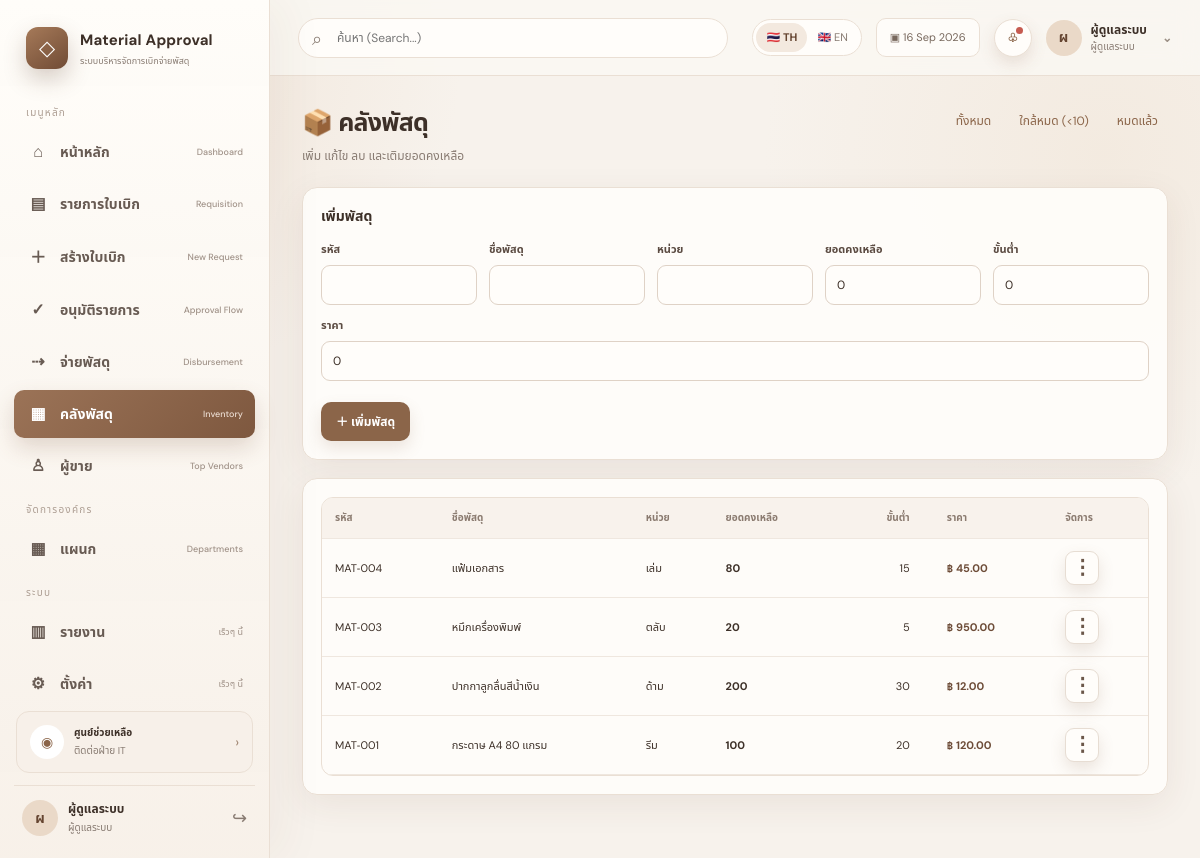
The app's page /materials.php (signed in) with its own data.
### tables this page shows
CREATE TABLE materials (
 id INT AUTO_INCREMENT PRIMARY KEY,
 code VARCHAR(50) NOT NULL UNIQUE,
 name VARCHAR(200) NOT NULL,
 unit VARCHAR(50) NOT NULL,
 stock DECIMAL(12,2) NOT NULL DEFAULT 0,
 min_stock DECIMAL(12,2) NOT NULL DEFAULT 0,
 price DECIMAL(12,2) NOT NULL DEFAULT 0,
 active TINYINT(1) NOT NULL DEFAULT 1,
 created_at TIMESTAMP DEFAULT CURRENT_TIMESTAMP
);

### lang.php (called while the page is built, shortened)
<?php
function current_lang(): string {
    return $_SESSION['lang'] ?? 'th';
}
function t(string $key, ?string $fallback=null): string {
    $lang=current_lang();
    return $dict[$key][$lang] ?? $fallback ?? $key;
}
function role_text(string $role): string {
  $m=['admin'=>['th'=>'ผู้ดูแลระบบ','en'=>'Administrator'],'requester'=>['th'=>'ผู้ขอเบิก','en'=>'Requester'],'dept_head'=>['th'=>'หัวหน้าแผนก','en'=>'Department Head'],'procurement'=>['th'=>'ฝ่ายจัดซื้อ','en'=>'Procurement'],'director'=>['th'=>'ผู้อำนวยการ','en'=>'Director'],'storekeeper'=>['th'=>'เจ้าหน้าที่คลัง','en'=>'Storekeeper']];
  return $m[$role][current_lang()] ?? $role;
}

### config.php (called while the page is built, shortened)
<?php
require_once __DIR__.'/lang.php';
function e($v): string { return htmlspecialchars((string)$v, ENT_QUOTES, 'UTF-8'); }
function fmt_number($value): string {
    $n=(float)$value;
    if (abs($n-round($n)) < 0.000001) return number_format($n,0);
    return rtrim(rtrim(number_format($n,2,'.',','),'0'),'.');
}
function user(): ?array { return $_SESSION['user'] ?? null; }

### materials.php (the view, shortened to what this page needs)
<?php
require 'config.php'; role_required(['requester','storekeeper','procurement','admin']);
$canManage=in_array(user()['role_code'],['storekeeper','admin'],true);
$pdo = db();
$msg=flash();
$sql="SELECT * FROM materials";
$sql.=" ORDER BY id DESC";
$rows=$pdo->query($sql)->fetchAll();$edit=null;if(isset($_GET['edit'])&&$canManage){$st=$pdo->prepare("SELECT * FROM materials WHERE id=?");$st->execute([(int)$_GET['edit']]);$edit=$st->fetch();}
?><!doctype html><html><head><?php include 'partials/head.php';?></head><body><?php include 'partials/nav.php';?><main class="container"><div class="page-head"><div><h2>📦 <?=current_lang()==='th'?'คลังพัสดุ':'Inventory'?></h2><p>เพิ่ม แก้ไข ลบ และเติมยอดคงเหลือ</p></div><div class="inventory-filters"><a href="materials.php" class="small-btn">ทั้งหมด</a><a href="materials.php?filter=low" class="small-btn">ใกล้หมด (&lt;10)</a><a href="materials.php?filter=out" class="small-btn">หมดแล้ว</a></div></div><?php if($msg):?><div class="alert <?=e($msg[0])?>"><?=e($msg[1])?></div><?php endif;?>
<?php if($canManage):?><form method="post" class="panel inventory-form"><input type="hidden" name="csrf" value="<?=e(csrf())?>"><input type="hidden" name="act" value="<?=$edit?'edit':'add'?>"><?php if($edit):?><input type="hidden" name="id" value="<?=$edit['id']?>"><?php endif;?><div class="panel-head"><h3><?=$edit?'แก้ไขพัสดุ':'เพิ่มพัสดุ'?></h3></div><div class="row"><div><label>รหัส</label><input name="code" required value="<?=e($edit['code']??'')?>"></div><div><label>ชื่อพัสดุ</label><input name="name" required value="<?=e($edit['name']??'')?>"></div><div><label>หน่วย</label><input name="unit" required value="<?=e($edit['unit']??'')?>"></div><?php if(!$edit):?><div><label>ยอดคงเหลือ</label><input name="stock" type="number" step="0.01" min="0" inputmode="decimal" value="0"></div><?php endif;?><div><label>ขั้นต่ำ</label><input name="min_stock" type="number" step="0.01" min="0" inputmode="decimal" value="<?=e($edit['min_stock']??0)?>"></div><div><label>ราคา</label><input name="price" type="number" step="0.01" min="0" inputmode="decimal" placeholder="เช่น 120.50" value="<?=e($edit['price']??0)?>"></div></div><br><button><?=$edit?'บันทึกการแก้ไข':'＋ เพิ่มพัสดุ'?></button> <?php if($edit):?><a class="small-btn" href="materials.php">ยกเลิก</a><?php endif;?></form><?php endif;?>
<div class="panel"><div class="table-wrap"><table class="table inventory-table"><thead><tr><th>รหัส</th><th>ชื่อพัสดุ</th><th>หน่วย</th><th>ยอดคงเหลือ</th><th>ขั้นต่ำ</th><th>ราคา</th><th class="right">จัดการ</th></tr></thead><tbody><?php foreach($rows as $m):?><tr><td><?=e($m['code'])?></td><td><?=e($m['name'])?></td><td><?=e($m['unit'])?></td><td><?php $isOut=((float)$m['stock']<=0); $isLow=(!$isOut && (float)$m['stock']<10);?><b class="<?= ($isLow||$isOut)?'stock-low':'' ?>"><?=fmt_number($m['stock'])?></b></td><td><?=fmt_number($m['min_stock'])?></td><td><b class="price-value">฿ <?=number_format((float)$m['price'],2,'.',',')?></b></td><td class="right"><?php if($canManage):?><div class="action-menu"><button type="button" class="action-toggle" aria-label="จัดการ" onclick="toggleAction(this)">⋮</button></div><?php endif;?></td></tr><?php endforeach;?></tbody></table></div></div>
</main></div></div></body></html>

### partials/head.php (shortened to what this page needs)
<link rel="stylesheet" href="assets/style.css">

### partials/nav.php
<?php
$current=basename($_SERVER['PHP_SELF']); $role=user()['role_code']; $initial=mb_substr(user()['name'],0,1,'UTF-8'); $lang=current_lang();
function lang_url(string $l): string { $q=$_GET; $q['lang']=$l; return basename($_SERVER['PHP_SELF']).'?'.http_build_query($q); }
?>
<div class="app-shell">
<aside class="sidebar" id="sidebar">
  <div class="brand"><div class="brand-mark">◇</div><div><div class="brand-title">Material Approval</div><div class="brand-sub"><?= current_lang()==='th'?'ระบบบริหารจัดการเบิกจ่ายพัสดุ':'Procurement & Asset Disbursement' ?></div></div></div>
  <div class="nav-section"><?= current_lang()==='th'?'เมนูหลัก':'MAIN MENU' ?></div>
  <nav class="side-nav">
    <a href="index.php" class="<?=$current==='index.php'?'active':''?>"><span class="nav-icon">⌂</span><span><?=e(t('dashboard'))?></span><small>Dashboard</small></a>
    <a href="requests.php" class="<?=$current==='requests.php'?'active':''?>"><span class="nav-icon">▤</span><span><?=e(t('requests'))?></span><small>Requisition</small></a>
    <?php if(in_array($role,['requester','admin'],true)):?><a href="request_new.php" class="<?=$current==='request_new.php'?'active':''?>"><span class="nav-icon">＋</span><span><?=e(t('new_request'))?></span><small>New Request</small></a><?php endif;?>
    <?php if(in_array($role,['dept_head','procurement','director','admin'],true)):?><a href="approvals.php" class="<?=$current==='approvals.php'?'active':''?>"><span class="nav-icon">✓</span><span><?=e(t('approvals'))?></span><small>Approval Flow</small></a><?php endif;?>
    <?php if(in_array($role,['procurement','admin'],true)):?><a href="issue.php" class="<?=$current==='issue.php'?'active':''?>"><span class="nav-icon">⇢</span><span><?=e(t('issue'))?></span><small>Disbursement</small></a><?php endif;?>
    <a href="materials.php" class="<?=$current==='materials.php'?'active':''?>"><span class="nav-icon">▦</span><span><?=e(t('materials'))?></span><small>Inventory</small></a>
    <?php if(in_array($role,['procurement','admin'],true)):?><a href="vendors.php" class="<?=$current==='vendors.php'?'active':''?>"><span class="nav-icon">♙</span><span><?= current_lang()==='th'?'ผู้ขาย':'Vendors' ?></span><small>Top Vendors</small></a><?php endif;?>
  </nav>
  <?php if($role==='admin'):?><div class="nav-section">จัดการองค์กร</div><nav class="side-nav"><a href="departments.php" class="<?=$current==='departments.php'?'active':''?>"><span class="nav-icon">▦</span><span>แผนก</span><small>Departments</small></a></nav><?php endif;?>
  <div class="nav-section"><?=e(t('system'))?></div>
  <nav class="side-nav muted-nav"><a href="#" onclick="return false"><span class="nav-icon">▥</span><span><?=e(t('reports'))?></span><small><?=e(t('soon'))?></small></a><a href="#" onclick="return false"><span class="nav-icon">⚙</span><span><?=e(t('settings'))?></span><small><?=e(t('soon'))?></small></a></nav>
  <div class="sidebar-bottom"><div class="help-card"><span>◉</span><div><b><?= current_lang()==='th'?'ศูนย์ช่วยเหลือ':'Help & Support'?></b><small><?= current_lang()==='th'?'ติดต่อฝ่าย IT':'Contact IT Support'?></small></div><em>›</em></div><div class="profile-mini"><div class="avatar"><?=e($initial)?></div><div><div class="name"><?=e(user()['name'])?></div><div class="role"><?=e(role_text($role))?></div></div><a class="logout-link" href="logout.php" title="<?=e(t('logout'))?>">↪</a></div></div>
</aside>
<div class="main-area"><header class="topbar"><div class="top-left"><button class="mobile-menu" type="button" onclick="toggleSidebar()">☰</button><div class="search-box"><span>⌕</span><input type="text" placeholder="<?= current_lang()==='th'?'ค้นหา (Search...)':'Search...' ?>"></div></div><div class="top-actions"><div class="lang-switch"><a class="<?=$lang==='th'?'active':''?>" href="<?=e(lang_url('th'))?>">🇹🇭 TH</a><a class="<?=$lang==='en'?'active':''?>" href="<?=e(lang_url('en'))?>">🇬🇧 EN</a></div><div class="date-chip">▣ <?=date('d M Y')?></div><button class="icon-btn" type="button" title="Notifications">♧<i></i></button><div class="user-top"><div class="avatar"><?=e($initial)?></div><div><div class="name"><?=e(user()['name'])?></div><div class="role"><?=e(role_text($role))?></div></div><b class="user-chevron">⌄</b></div></div></header>

### records on screen
materials: code "MAT-004", name "แฟ้มเอกสาร", unit "เล่ม", stock "80", min_stock "15", price "45.00"
materials: code "MAT-003", name "หมึกเครื่องพิมพ์", unit "ตลับ", stock "20", min_stock "5", price "950.00"
materials: code "MAT-002", name "ปากกาลูกลื่นสีน้ำเงิน", unit "ด้าม", stock "200", min_stock "30", price "12.00"
materials: code "MAT-001", name "กระดาษ A4 80 แกรม", unit "รีม", stock "100", min_stock "20", price "120.00"

### other values on screen
t('dashboard') "หน้าหลัก"
t('requests') "รายการใบเบิก"
t('new_request') "สร้างใบเบิก"
t('approvals') "อนุมัติรายการ"
t('issue') "จ่ายพัสดุ"
t('materials') "คลังพัสดุ"
t('system') "ระบบ"
t('reports') "รายงาน"
t('soon') "เร็วๆ นี้"
t('settings') "ตั้งค่า"
$initial "ผ"
user()['name'] "ผู้ดูแลระบบ"
role_text($role) "ผู้ดูแลระบบ"
